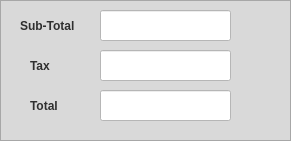
    <widget class="QFrame" name="frame_9">
     <property name="geometry">
      <rect>
       <x>790</x>
       <y>400</y>
       <width>291</width>
       <height>141</height>
      </rect>
     </property>
     <property name="styleSheet">
      <string notr="true">background-color: rgb(217, 217, 217);</string>
     </property>
     <property name="frameShape">
      <enum>QFrame::StyledPanel</enum>
     </property>
     <property name="frameShadow">
      <enum>QFrame::Raised</enum>
     </property>
     <widget class="QLabel" name="label_10">
      <property name="geometry">
       <rect>
        <x>20</x>
        <y>10</y>
        <width>81</width>
        <height>31</height>
       </rect>
      </property>
      <property name="font">
       <font>
        <pointsize>9</pointsize>
        <weight>75</weight>
        <bold>true</bold>
       </font>
      </property>
      <property name="styleSheet">
       <string notr="true">color:rgba(0, 0, 0, 200);</string>
      </property>
      <property name="text">
       <string>Sub-Total</string>
      </property>
     </widget>
     <widget class="QLabel" name="label_11">
      <property name="geometry">
       <rect>
        <x>30</x>
        <y>50</y>
        <width>81</width>
        <height>31</height>
       </rect>
      </property>
      <property name="font">
       <font>
        <pointsize>9</pointsize>
        <weight>75</weight>
        <bold>true</bold>
       </font>
      </property>
      <property name="styleSheet">
       <string notr="true">color:rgba(0, 0, 0, 200);</string>
      </property>
      <property name="text">
       <string>Tax</string>
      </property>
     </widget>
     <widget class="QLabel" name="label_12">
      <property name="geometry">
       <rect>
        <x>30</x>
        <y>90</y>
        <width>81</width>
        <height>31</height>
       </rect>
      </property>
      <property name="font">
       <font>
        <pointsize>9</pointsize>
        <weight>75</weight>
        <bold>true</bold>
       </font>
      </property>
      <property name="styleSheet">
       <string notr="true">color:rgba(0, 0, 0, 200);</string>
      </property>
      <property name="text">
       <string>Total</string>
      </property>
     </widget>
     <widget class="QLineEdit" name="lineEdit_7">
      <property name="geometry">
       <rect>
        <x>100</x>
        <y>10</y>
        <width>131</width>
        <height>31</height>
       </rect>
      </property>
      <property name="styleSheet">
       <string notr="true">background-color: rgb(255, 255, 255);</string>
      </property>
     </widget>
     <widget class="QLineEdit" name="lineEdit_8">
      <property name="geometry">
       <rect>
        <x>100</x>
        <y>50</y>
        <width>131</width>
        <height>31</height>
       </rect>
      </property>
      <property name="styleSheet">
       <string notr="true">background-color: rgb(255, 255, 255);</string>
      </property>
     </widget>
     <widget class="QLineEdit" name="lineEdit_9">
      <property name="geometry">
       <rect>
        <x>100</x>
        <y>90</y>
        <width>131</width>
        <height>31</height>
       </rect>
      </property>
      <property name="styleSheet">
       <string notr="true">background-color: rgb(255, 255, 255);</string>
      </property>
     </widget>
    </widget>
